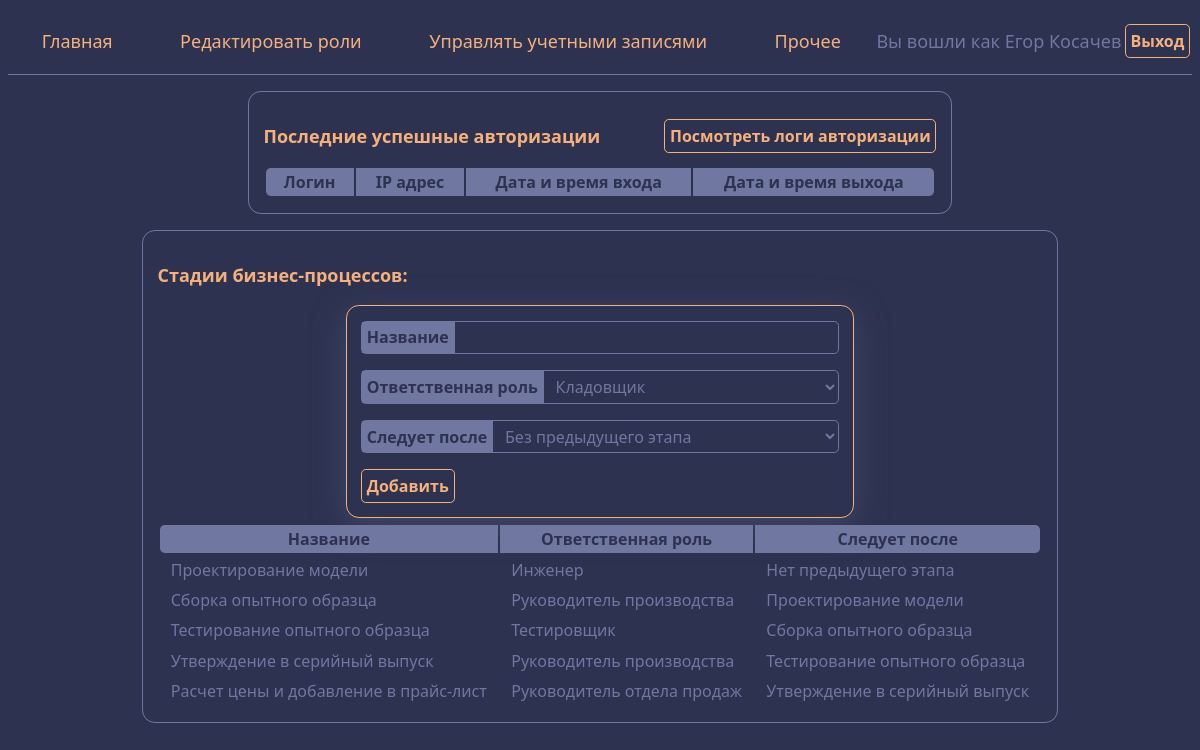
The page /admin (signed in) on the database its author committed.
### dbot_app/models.py (models this page shows, shortened)
class Profile(AbstractUser):
    role = models.ForeignKey(to=Role, on_delete=models.SET_NULL, default=None, null=True, related_name='profiles')

class LaunchStage(models.Model):
    id = models.UUIDField(primary_key=True, default=uuid.uuid4, editable=False)
    name = models.CharField(max_length=512)
    previous_stage = models.OneToOneField(to='LaunchStage', on_delete=models.SET_NULL, null=True,
                                          related_name='next_stage', unique=True)
    responsible_role = models.ForeignKey(to=Role, on_delete=models.SET_NULL, null=True,
                                         related_name='stages_responsible')
    requires_parts_access = models.BooleanField(default=False)

class Role(models.Model):
    id = models.UUIDField(primary_key=True, default=uuid.uuid4, editable=False)
    name = models.CharField(max_length=150)
    can_edit_parts = models.BooleanField(default=False)
    can_edit_bots = models.BooleanField(default=False)
    can_start_process = models.BooleanField(default=False)

### dbot_app/views.py (the view)
        def wrapper(request, *args, **kwargs):
            if test(request.user):
                return func(request, *args, **kwargs)
            else:
                return redirect('unauthorized')

### dbot_app/views.py (called while the page is built, shortened)
def permission_required(test):
    def actual_decorator(func):
        def wrapper(request, *args, **kwargs):
            if test(request.user):
                return func(request, *args, **kwargs)
            else:
                return redirect('unauthorized')
        return wrapper
    return actual_decorator

@login_required(login_url='signin')
@permission_required(lambda u: u.is_staff)
def admin_menu(request):
    ctx = {
        'last_logins': axes.models.AccessLog.objects.order_by('-attempt_time').all()[:5:],
        'roles': Role.objects.all(),
        'stages': LaunchStage.objects.all(),
    }
    return render(request, 'admin_menu.html', ctx)

### templates/admin_menu.html (shortened to what this page needs)
{% extends 'extended_base.html' %}
{% block body %}
    <div class="centered-h">
        <div style="display: flex; flex-direction: column; align-items: center">
            <div class="plain-card" style="margin-bottom: 1rem">
                <div class="flex-row spread-between">
                    <h3>Последние успешные авторизации</h3>
                    <a class="btn-submit" style="height: min-content; margin-left: 4rem; align-self: center" href="{% url 'auth_logs' %}">
                        Посмотреть логи авторизации
                    </a>
                </div>
                <table style="width: 100%">
                    <thead>
                        <tr>
                            <th>
                                Логин
                            </th>
                            <th>
                                IP адрес
                            </th>
                            <th>
                                Дата и время входа
                            </th>
                            <th>
                                Дата и время выхода
                            </th>
                        </tr>
                    </thead>
                </table>
            </div>
            <div class="plain-card">
                <h3>Стадии бизнес-процессов:</h3>
                <div class="accented-card" style="margin: 0 auto .3rem auto">
                    <form method="post">
                        <div class="form-field">
                            <label class="form-label" for="name-id">Название</label>
                            <input type="text" id="name-id" name="name" class="form-input" required>
                        </div>
                        <div class="form-field">
                            <label class="form-label" for="role-id">Ответственная роль</label>
                            <select id="role-id" name="role" required class="form-input">
                                {% for role in roles %}
                                    <option value="{{ role.id }}">{{ role.name }}</option>
                                {% endfor %}
                            </select>
                        </div>
                        <div class="form-field">
                            <label class="form-label" for="prev-stage-id">Следует после</label>
                            <select id="prev-stage-id" name="prev_stage" class="form-input" required>
                                <option selected value="None">Без предыдущего этапа</option>
                            </select>
                        </div>
                        <button type="submit" class="btn-submit">Добавить</button>
                    </form>
                </div>
                <table style="width: 100%">
                    <thead>
                        <tr>
                            <th>
                                Название
                            </th>
                            <th>
                                Ответственная роль
                            </th>
                            <th>
                                Следует после
                            </th>
                        </tr>
                    </thead>
                    {% for stage in stages %}
                    	<tr>
                            <td>
                                {{ stage.name }}
                            </td>
                            <td>
                                {{ stage.responsible_role.name }}
                            </td>
                            <td>
                                {{ stage.previous_stage.name|default:"Нет предыдущего этапа" }}
                            </td>
                        </tr>
                    {% endfor %}
                </table>
            </div>
        </div>
    </div>
{% endblock body %}

### templates/extended_base.html
{% extends 'base.html' %}
{% block content %}
    <header class="flex-row spread-evenly">
        <a href="{% url 'home' %}">Главная</a>
        <a href="{% url 'manage_roles' %}">Редактировать роли</a>
        <a href="{% url 'manage_accounts' %}">Управлять учетными записями</a>
        {% if request.user.is_staff %}
        	<a href="{% url 'admin_menu' %}">Прочее</a>
        {% endif %}
        {% if request.user.is_authenticated %}
            <span class="">Вы вошли как {{ request.user.get_full_name }}</span>
        {% endif %}
        <a href="{% url 'logout' %}" class="btn-submit">Выход</a>
    </header>
    {% block body %}
    {% endblock %}
{% endblock content %}

### static/css/styles.css (style rules this page uses)
body { background-color: #2D3250; font-family: "Montserrat", system-ui, sans-serif; color: #7077A1; font-size: medium; }
th { background-color: #7077A1; color: #2D3250; padding: .2rem .7rem; }
th:last-child { border-radius: 0 .3rem .3rem 0; }
th:first-child { border-radius: .3rem 0 0 .3rem; }
td { font-weight: normal; color: #7077A1; padding: .2rem .7rem; transition: all .2s ease-out; }
.plain-card { border: #7077A1 solid .1rem; border-radius: .8rem; padding: .9rem; width: fit-content; }
h3 { font-weight: bolder; font-size: large; color: #F6B17A; }
.accented-card { border: #F6B17A solid .1rem; border-radius: .8rem; padding: .9rem; width: fit-content; box-shadow: #424769 0 .5rem 2rem; }
.centered-h { display: flex; justify-content: center; width: 100%; }
.btn-submit { border: #F6B17A solid .1rem; border-radius: .3rem; padding: .3rem; color: #F6B17A; background: none; font-weight: bold; font-family: "Montserrat", system-ui, sans-serif; font-size: medium; transition: all .2s ease-out; text-decoration: none; cursor: pointer; }
.form-field { border: #7077A1 solid .1rem; border-radius: .3rem; margin-bottom: 1rem; display: flex; flex-direction: row; transition: all .2s ease-in-out; }
.form-label { padding: .3rem; border-right: #7077A1 solid .1rem; background-color: #7077A1; color: #2D3250; font-weight: bolder; }
.form-input { font-family: "Montserrat", system-ui, sans-serif; font-size: medium; background: none; border: none; width: auto; flex-grow: 1; color: #7077A1; padding-left: .5rem; transition: all .2s ease-in-out; }
.form-input:last-child { border-radius: 0 .3rem .3rem 0; }
header { border-bottom: #7077A1 solid .1rem; padding: 1rem 0; font-size: large; margin-bottom: 1rem; }
header > a { color: #F6B17A; padding: .3rem 2rem; transition: all .2s ease-in-out; cursor: pointer; text-decoration: none; }
.flex-row { display: flex; flex-direction: row; align-items: center; }
.spread-evenly { justify-content: space-around; }
.spread-between { justify-content: space-between; }

### rows shown on the page
Profile: user.get_full_name "Егор Косачев"
LaunchStage: name "Проектирование модели", responsible_role.name "Инженер", previous_stage.name "Нет предыдущего этапа"
LaunchStage: name "Сборка опытного образца", responsible_role.name "Руководитель производства", previous_stage.name "Проектирование модели"
LaunchStage: name "Тестирование опытного образца", responsible_role.name "Тестировщик", previous_stage.name "Сборка опытного образца"
LaunchStage: name "Утверждение в серийный выпуск", responsible_role.name "Руководитель производства", previous_stage.name "Тестирование опытного образца"
LaunchStage: name "Расчет цены и добавление в прайс-лист", responsible_role.name "Руководитель отдела продаж", previous_stage.name "Утверждение в серийный выпуск"

### other values the page prints
form field role "Кладовщик"
